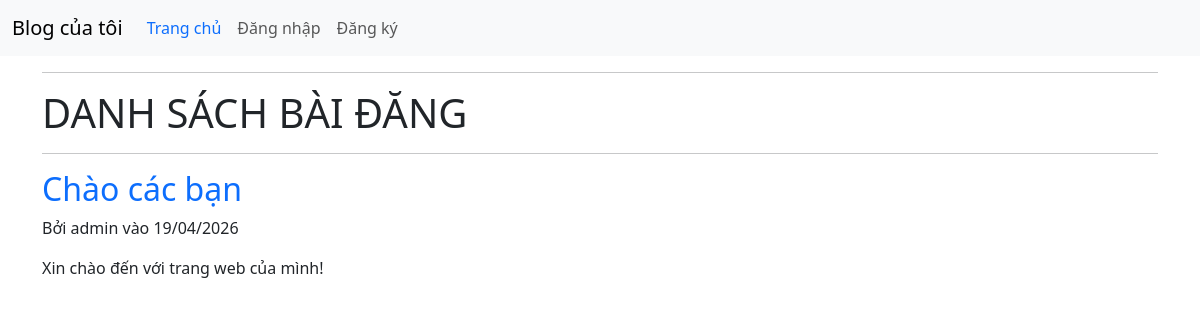
The page /blog/ on the database as committed earlier.
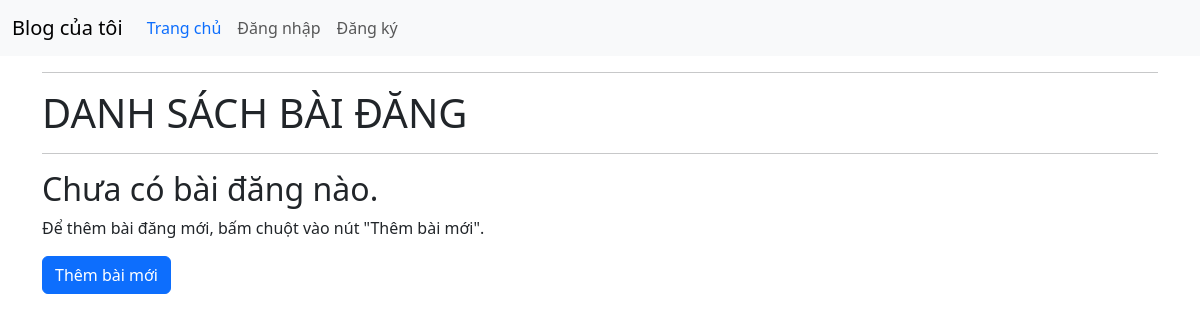
The same page on the database as committed later.
### blog/models.py (models this page shows, shortened)
class Post(models.Model):
    title = models.CharField(max_length=200)
    content = models.TextField()
    created_at = models.DateTimeField(auto_now_add=True)
    updated_at = models.DateTimeField(auto_now=True)
    author = models.ForeignKey(User, on_delete=models.CASCADE, default=1)

### blog/views.py (the view)
# urls.py: path("",PostListView.as_view(),name="post_list"),
class PostListView(ListView):
    model = Post
    template_name = "post_list.html"
    context_object_name = "posts"
    ordering = ["-created_at"]

### blog/templates/post_list.html (shortened to what this page needs)
<!DOCTYPE html>
<html lang="vi">
<head>
</head>
{% extends "base.html" %}
{% block content %}
    <hr>
    <h1 class="text-uppercase">Danh sách bài đăng</h1>
    <hr>
    {% for post in posts %}
    <article>
        <h2><a href="{% url 'post-detail' post.pk %}" class="text-primary text-decoration-none">{{ post.title }}</a></h2>
        <p>Bởi {{ post.author.username }} vào {{ post.created_at|date:"d/m/Y" }}</p>
        <p>{{ post.content|truncatewords:30 }}</p>
    </article>
    {% empty %}
        <h2>Chưa có bài đăng nào.</h2>
        <p>Để thêm bài đăng mới, bấm chuột vào nút "Thêm bài mới".</p>
        <a href="{% url 'post-create' %}" title="Thêm bài mới" class="btn btn-primary">Thêm bài mới</a>
    {% endfor %}
{% endblock %}

Rows that differ between the two databases and show on the page:
removed Post: title "Chào các bạn", author.username "admin", created_at "19/04/2026", content "Xin chào đến với trang web của mình!"
Other text that changed with them:
text now shown: "Chưa có bài đăng nào. Để thêm bài đăng mới, bấm chuột vào nút \"Thêm bài mới\". Thêm bài mới"
